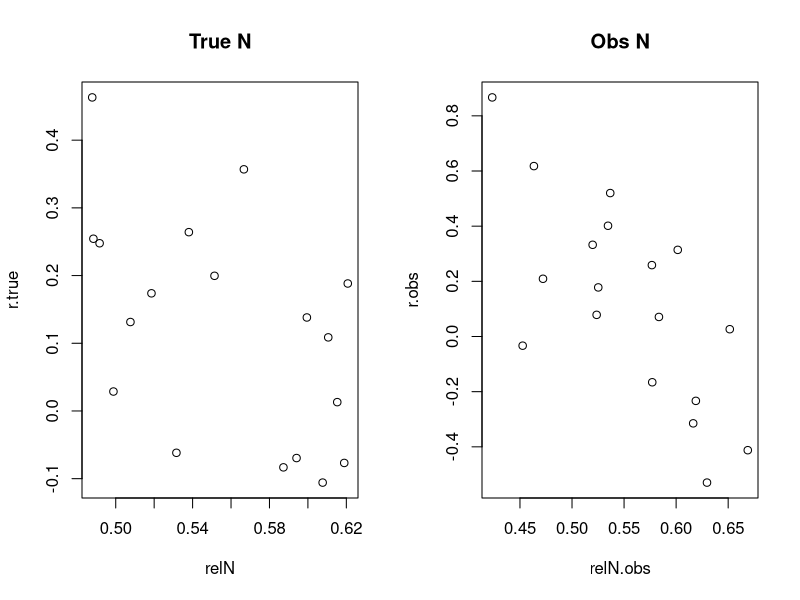
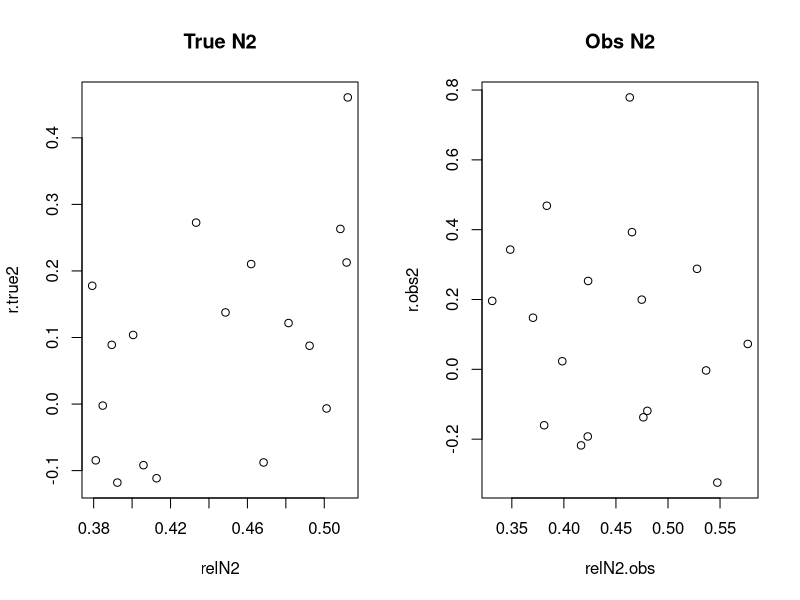

Here is the R script that generated these plots, in order: (Note: this script raises an error after producing the figures.)
# set up a community simulation with and without noise
# and see if stats can recover frequency dependence signal

death=0.2
b.mu=log(0.5)     # b is birth rate
b.dd=0.01
totT=20
initN=10

death2=0.2
b.mu2=log(0.6)     # b is birth rate
b.dd2=0.02
initN2=10

climate=rnorm(totT,0,0.5)  # randomly varying climate covariate

recruit=function(N0,b.mu0,clim.t0,b.dd0){
 out=N0*exp(b.mu0+clim.t0-b.dd0*N0)         # Ricker type recruitment function
}

# population size vectors
N=initN
for(tt in 2:totT){
  Ndeaths=death*N[tt-1]
  Nrecruits=recruit(N[tt-1],b.mu,climate[tt-1],b.dd)
  N[tt]=N[tt-1]-Ndeaths+Nrecruits
  # recruits.save[tt]=Nrecruits
}

N2=initN2
for(tt in 2:totT){
  Ndeaths2=death2*N2[tt-1]
  Nrecruits2=recruit(N2[tt-1],b.mu2,climate[tt-1],b.dd2)
  N2[tt]=N2[tt-1]-Ndeaths2+Nrecruits2
  # recruits.save[tt]=Nrecruits
}

# do stats -------------------------------------------------------------------

# first, cut off burn in phase
N=N[(totT/10):totT]
lagN=N[1:length(N)-1]
N2=N2[(totT/10):totT]
lagN2=N2[1:length(N2)-1]
climate=climate[(totT/10):(totT-1)]
#recruits.save=recruits.save[(totT/10+1):totT]

# add noise
#obsN=N+rnorm(length(N),0,10)    # normal variation around true N
obsN=exp(log(N)+rnorm(length(N),0,0.2))    # lognormal variation around true N
lagObsN=obsN[1:length(obsN)-1]

#obsN2=N2+rnorm(length(N2),0,10)    # normal variation around true N
obsN2=exp(log(N2)+rnorm(length(N2),0,0.2))    # lognormal variation around true N
lagObsN2=obsN2[1:length(obsN2)-1]

# calculate per capita growth rate
r.true=log(N[2:length(N)]/lagN)
r.obs=log(obsN[2:length(N)]/lagObsN)

r.true2=log(N2[2:length(N2)]/lagN2)
r.obs2=log(obsN2[2:length(N2)]/lagObsN2)

#calculate relative abundance
TotN=N[1:length(N)-1]+N2[1:length(N)-1]
relN=N[1:length(N)-1]/TotN
relN2=N2[1:length(N)-1]/TotN
TotN.obs=obsN[1:length(obsN)-1]+obsN2[1:length(obsN)-1]
relN.obs=obsN[1:length(obsN)-1]/TotN.obs
relN2.obs=obsN2[1:length(obsN)-1]/TotN.obs

# model true data
print(summary(lm(r.true~climate+relN)))
# model observed data
print(summary(lm(r.obs~climate+relN.obs)))

par(mfrow=c(1,2))
plot(relN,r.true,main="True N")
plot(relN.obs,r.obs,main="Obs N")

# model true data
print(summary(lm(r.true2~climate+relN2)))
# model observed data
print(summary(lm(r.obs2~climate+relN2.obs)))

par(mfrow=c(1,2))
plot(relN2,r.true2,main="True N2")
plot(relN2.obs,r.obs2,main="Obs N2")

library("MCMCpack")
#Bayesian model to account for uncertainty
summary(MCMCregress(r.true~climate+relN, burnin = 1000, mcmc = 10000,
   thin = 1, verbose = 0, seed = NA, beta.start = NA, 
   b0 = 0, B0 = 1, c0 = 5, d0 = 5,
   marginal.likelihood = "none"))

summary(MCMCregress(r.obs~climate+relN.obs, burnin = 1000, mcmc = 10000,
   thin = 1, verbose = 0, seed = NA, beta.start = 0, 
   b0 = 0, B0 = 1, c0 = 5, d0 = 5,
   marginal.likelihood = "none"))

#Bayesian model to account for uncertainty
real2=as.data.frame(cbind(r.true2,climate,relN2,rand=rep(0,length(r.true2)),group=rep(1,length(r.true2))))

summary(MCMChregress(fixed=r.true2~climate+relN2, random= ~rand, data=real2, group = "group", 
    burnin = 1000, mcmc = 10000, thin = 10, verbose = 0, seed = NA, beta.start = 0, sigma2.start = NA,
    mubeta = 0, Vbeta=1.0E6, nu = 5, delta = 5, r = 2, R = diag(1,0.001))$mcmc)

data2=as.data.frame(cbind(r.obs2,climate,relN2.obs,rand=rep(0,length(r.true2)),group=rep(1,length(r.true2))))

summary(MCMChregress(fixed=r.obs2~climate+relN2.obs, random= ~rand, data=data2, group = "group", 
                     burnin = 1000, mcmc = 10000, thin = 10, verbose = 0, seed = NA, beta.start = 0, sigma2.start = NA,
                     mubeta = 0, Vbeta=1.0E6, nu = 5, delta = 5, r = 2, R = diag(1,0.001))$mcmc)
